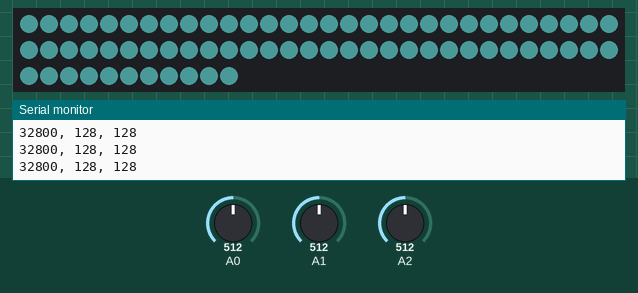
Simulated run of this sketch. Board: Arduino Uno, built with avr-gcc and run on an emulated ATmega328P. On the bench: 71 RGB LEDs in strip order, left to right, continuing on the next row, the last lines printed to the serial monitor. The inputs (shaded band) are chosen by the test bench; at power-on: A1 = 512, A0 = 512, A2 = 512. Dim RGB values are drawn brighter than linear.

Above: at 1.2 s.
1.3 s: A1 set to 490
2.8 s: A0 set to 122
At 3.2 s:
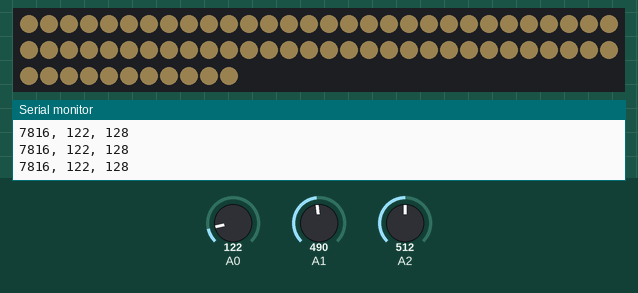
4.3 s: A2 set to 306
5.8 s: A0 set to 0
7.3 s: A1 set to 306
8.8 s: A2 set to 0
At 10.1 s:
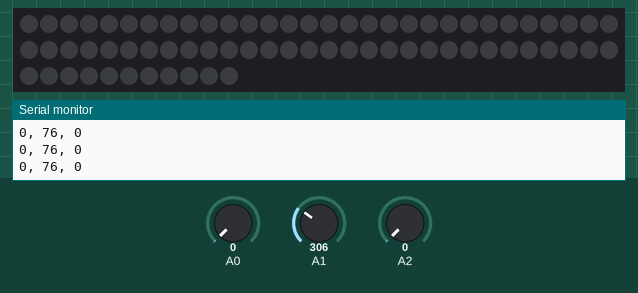
Timing chart, 0 to 11.3 s (numbered marks = the images above; inputs shaded):
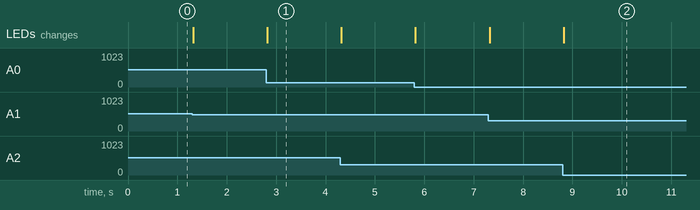

Measured:
- after the input at 2.8 s, the LEDs: change at once (image 1)
- after the input at 8.8 s, the LEDs: change at once (image 2)

The sketch:

main.ino
```cpp
#include <Adafruit_NeoPixel.h>

#define LED_PIN    6 // The pin where the data input of the RGB strip goes.
#define LED_COUNT 71 // The amount of leds on the strip.

Adafruit_NeoPixel strip(LED_COUNT, LED_PIN, NEO_GRB + NEO_KHZ800);

int val_pot_H;
int val_pot_S;
int val_pot_V;
uint16_t h;
uint8_t s;
uint8_t v;

void setup() {
  Serial.begin(9600);
  strip.begin();
  strip.show();
  strip.setBrightness(50);
}

void loop() {
  readValues();
  convertHSV();
  printNewValues();
  showColor();
  //printValues();
}

void readValues() {
  val_pot_H = analogRead(A0);
  val_pot_S = analogRead(A1);
  val_pot_V = analogRead(A2);
}

void printValues() {
  Serial.print(val_pot_H);
  Serial.print(", ");
  Serial.print(val_pot_S);
  Serial.print(", ");
  Serial.println(val_pot_V);
}

void convertHSV() {
  h = round(val_pot_H * 64.0615835777); // Between 0 and 65535.
  s = round(val_pot_S / 4.01176470588); // Between 0 and 255.
  v = round(val_pot_V / 4.01176470588); // Between 0 and 255.
}

void printNewValues() {
  Serial.print(h);
  Serial.print(", ");
  Serial.print(s);
  Serial.print(", ");
  Serial.println(v);
}

void showColor() {
  uint32_t rgbcolor = strip.ColorHSV(h, s, v);
  strip.fill(rgbcolor, 0, 71);
  strip.show();
}
```
